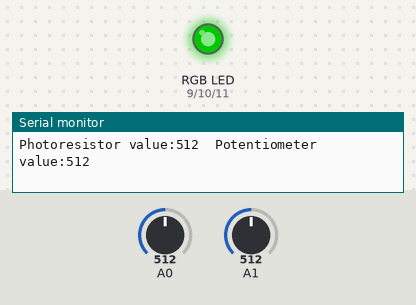
Simulated run of this sketch. Board: Arduino Uno, built with avr-gcc and run on an emulated ATmega328P. Shown: an RGB LED mixed from three pins (HIGH = lit), the last lines printed to the serial monitor. Inputs (shaded band) come from the test bench; at power-on: A1 = 512, A0 = 512. Dim RGB values are drawn brighter than linear.

Above: at 1.2 s.
1.3 s: A1 set to 889
2.8 s: A1 set to 909
At 2.97 s:
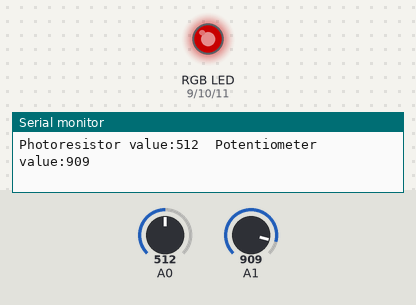
5.8 s: A0 set to 692
8.8 s: A0 set to 708
At 9.7 s:
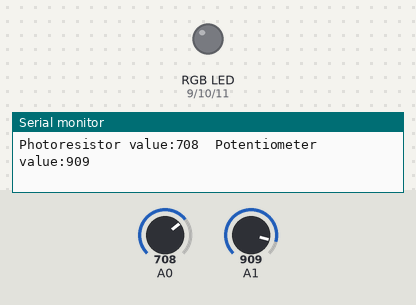
10.3 s: A0 set to 590
At 10.6 s:
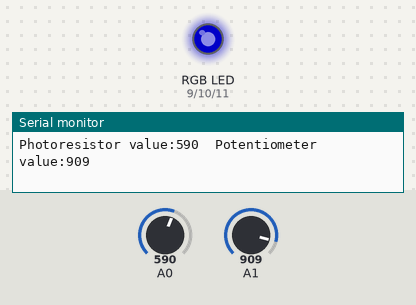
13.3 s: A1 set to 740
At 13.9 s:
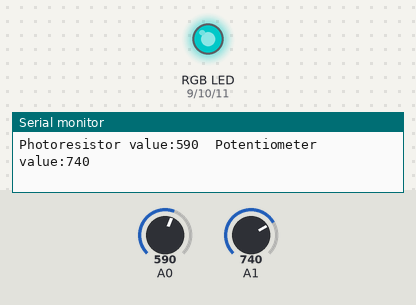
Timing chart, 0 to 15.8 s (numbered marks = the images above; inputs shaded):
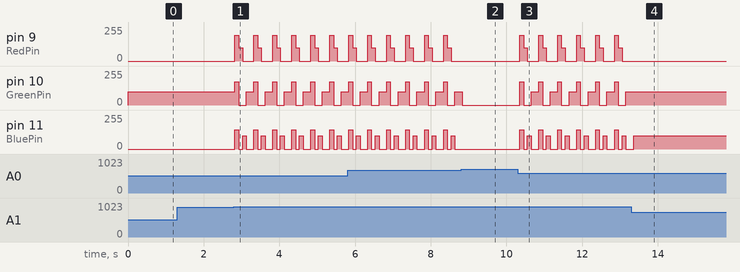

Measured:
- the behaviour switches between 900 and 901 on A1 (found by bisection; images 0 and 1)
- the behaviour switches between 699 and 700 on A0 (found by bisection; images 1 and 2)
- after the input at 2.8 s, pin 9 (RedPin): 0/255 → 195/255 at once, then repeats every 0.50 s: 100/255 0.10 s, 0/255 0.30 s, 195/255 0.10 s; pin 10 (GreenPin): 100/255 → 176/255 at once, then repeats every 0.50 s: 0/255 0.20 s, 100/255 0.20 s, 176/255 0.10 s
- after the input at 8.8 s, pin 9 (RedPin), pin 11 (BluePin): stops changing and stays 0/255
- after the input at 10.3 s, pin 9 (RedPin): 0/255 → 195/255 after 0.05 s, then repeats every 0.50 s: 100/255 0.10 s, 0/255 0.30 s, 195/255 0.10 s; pin 10 (GreenPin): 0/255 → 176/255 after 0.05 s, then repeats every 0.50 s: 0/255 0.20 s, 100/255 0.20 s, 176/255 0.10 s
- after the input at 13.3 s, pin 9 (RedPin): stops changing and stays 0/255; pin 10 (GreenPin): stops changing and stays 100/255

The sketch:

circuit_1d.ino
```cpp
/*
  SparkFun Inventor’s Kit
  Circuit 1D-RGB Nightlight

  Turns an RGB LED on or off based on the light level read by a photoresistor.
  Change colors by turning the potentiometer.

  This sketch was written by SparkFun Electronics, with lots of help from the Arduino community.
  This code is completely free for any use.

  View circuit diagram and instructions at: https://learn.sparkfun.com/tutorials/sparkfun-inventors-kit-experiment-guide---v41
  Download drawings and code at: https://github.com/sparkfun/SIK-Guide-Code
*/

int photoresistor = A0;  //variable for storing the photoresistor value
int potentiometer = A1;  //this variable will hold a value based on the position of the knob
int threshold = 700;     //if the photoresistor reading is lower than this value the light will turn on
int khaki_rgb[] = { 195, 176, 145 };
int red_rgb[] = { 100, 0, 0 };
int bule_rgb[] = { 0, 0, 100 };
int green_rgb[] = { 0, 100, 0 };

//LEDs are connected to these pins
int RedPin = 9;
int GreenPin = 10;
int BluePin = 11;

void setup() {
  Serial.begin(9600);  //start a serial connection with the computer

  //set the LED pins to output
  pinMode(RedPin, OUTPUT);
  pinMode(GreenPin, OUTPUT);
  pinMode(BluePin, OUTPUT);
}

void loop() {

  photoresistor = analogRead(A0);  //read the value of the photoresistor
  potentiometer = analogRead(A1);

  Serial.print("Photoresistor value:");
  Serial.print(photoresistor);  //print the photoresistor value to the serial monitor
  Serial.print("  Potentiometer value:");
  Serial.println(potentiometer);  //print the potentiometer value to the serial monitor

  if (photoresistor < threshold) {  //if it's dark (the photoresistor value is below the threshold) turn the LED on
    //These nested if statements check for a variety of ranges and
    //call different functions based on the current potentiometer value.
    //Those functions are found at the bottom of the sketch.
    if (potentiometer > 0 && potentiometer <= 150)
      red();
    if (potentiometer > 150 && potentiometer <= 300)
      orange();
    if (potentiometer > 300 && potentiometer <= 450)
      yellow();
    if (potentiometer > 450 && potentiometer <= 600)
      green();
    if (potentiometer > 600 && potentiometer <= 750)
      cyan();
    if (potentiometer > 750 && potentiometer <= 800)  //will turn off between 800 - 900
      blue();
    if (potentiometer > 900)  //multiblink at past 900
      multiBlink();
  } else {  //if it isn't dark turn the LED off

    turnOff();  //call the turn off function
  }

  delay(100);  //short delay so that the printout is easier to read
}

void multiBlink() {
  lightUp(khaki_rgb);
  delay(100);
  lightUp(red_rgb);
  delay(100);
  lightUp(bule_rgb);
  delay(100);
  lightUp(green_rgb);
  delay(100);
}

void smoothTransition(){

}

void lightUp(int color[]) {
  analogWrite(RedPin, color[0]);
  analogWrite(GreenPin, color[1]);
  analogWrite(BluePin, color[2]);
}

void red() {

  //set the LED pins to values that make red
  analogWrite(RedPin, 100);
  analogWrite(GreenPin, 0);
  analogWrite(BluePin, 0);
}
void orange() {

  //set the LED pins to values that make orange
  analogWrite(RedPin, 100);
  analogWrite(GreenPin, 50);
  analogWrite(BluePin, 0);
}
void yellow() {

  //set the LED pins to values that make yellow
  analogWrite(RedPin, 100);
  analogWrite(GreenPin, 100);
  analogWrite(BluePin, 0);
}
void green() {

  //set the LED pins to values that make green
  analogWrite(RedPin, 0);
  analogWrite(GreenPin, 100);
  analogWrite(BluePin, 0);
}
void cyan() {

  //set the LED pins to values that make cyan
  analogWrite(RedPin, 0);
  analogWrite(GreenPin, 100);
  analogWrite(BluePin, 100);
}
void blue() {

  //set the LED pins to values that make blue
  analogWrite(RedPin, 0);
  analogWrite(GreenPin, 0);
  analogWrite(BluePin, 100);
}
void magenta() {

  //set the LED pins to values that make magenta
  analogWrite(RedPin, 100);
  analogWrite(GreenPin, 0);
  analogWrite(BluePin, 100);
}
void turnOff() {

  //set all three LED pins to 0 or OFF
  analogWrite(RedPin, 0);
  analogWrite(GreenPin, 0);
  analogWrite(BluePin, 0);
}
```
